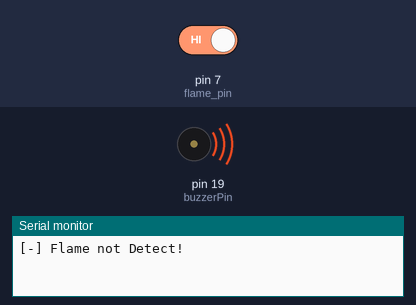
The sketch below on a simulated Arduino Uno, built with avr-gcc and run on an emulated ATmega328P. Parts: buzzer (waves = sounding, pin HIGH), the last lines printed to the serial monitor. Inputs (shaded band) come from the test bench; at power-on: pin 7 (flame_pin) HIGH.

Above: at 1.8 s.
1.9 s: pin 7 (flame_pin) driven LOW
At 2.3 s:
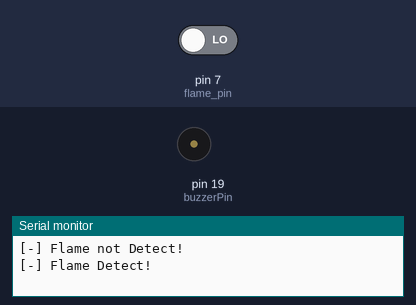
3.4 s: pin 7 (flame_pin) driven HIGH
At 4.7 s:
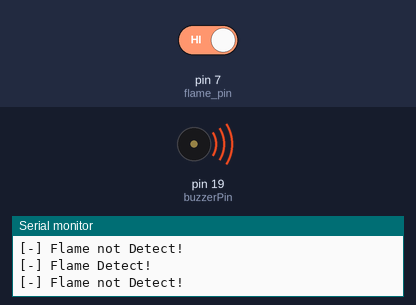
Timing chart, 0 to 6.4 s (numbered marks = the images above; inputs shaded):
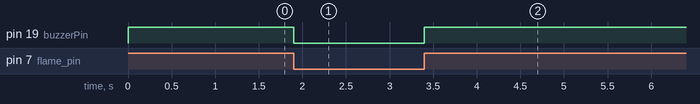

Measured:
- after the input at 1.9 s, pin 19 (buzzerPin): HIGH → LOW at once
- after the input at 3.4 s, pin 19 (buzzerPin): LOW → HIGH at once

The sketch:

Course10-2.ino
```cpp
#define flame_pin 7

static byte oldState = 0;
static byte flameState = 0;

#define buzzerPin  19

void setup() {
  Serial.begin(9600);
  pinMode(buzzerPin, OUTPUT);
  pinMode(flame_pin, INPUT);
}

void loop() {
  flameState = digitalRead(flame_pin);
  if (!flameState && oldState != flameState) {
    Serial.println("[-] Flame Detect!");
    oldState = flameState;
    digitalWrite(buzzerPin, LOW);
    delay(1000);
  } else if (flameState && oldState != flameState) {
    Serial.println("[-] Flame not Detect!");
    oldState = flameState;
    digitalWrite(buzzerPin, HIGH);
    delay(1000);
  }
}
```
